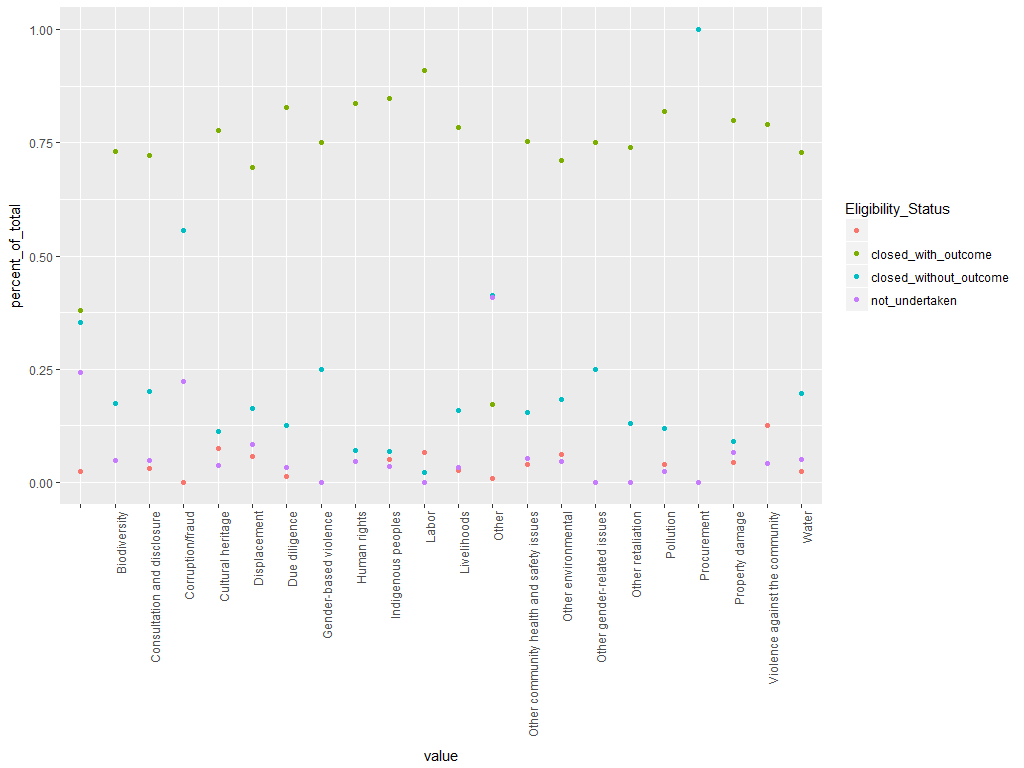

Source code (R):
complaints_long_issues<-melt(complaints, measure.vars = c(17:26))
tb<-ddply(complaints_long_issues, .(value, Eligibility_Status), nrow, .drop=F)
tb[,"total_issues"]<-rep(ddply(complaints_long_issues, .(value), nrow)$V1, each=4)
tb[,"percent_of_total"]<-tb$V1/tb$total_issues
ggplot(tb, aes(x=value, y=percent_of_total)) + geom_point(aes(colour=Eligibility_Status)) + theme(axis.text.x = element_text(angle = 90, hjust = 1))
